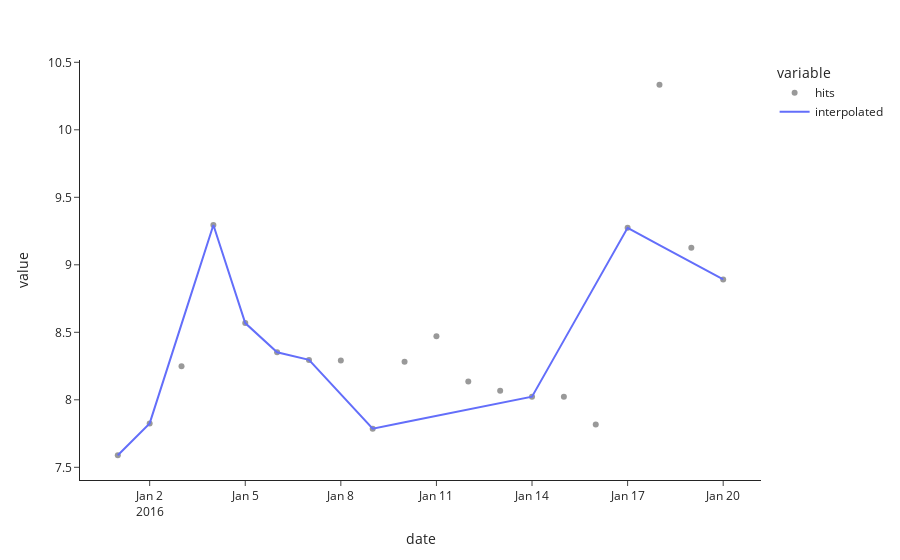

The notebook cell this image was saved under:
### Code cell
gaps = px.scatter(df_manning_sample['hits'], template='simple_white', opacity=0.8, 
                  color_discrete_sequence=['gray', 'pink'])

interp = px.line(df_interp).data[0]
interp.name = 'interpolated'

gaps.add_trace(interp)

### Figure 1 — Plotly figure (JSON) as saved in the notebook; plotly's stock layout.template omitted (floating-point values rounded to 4 significant figures)
{"data": [{"hovertemplate": "variable=hits<br>date=%{x}<br>value=%{y}<extra></extra>", "legendgroup": "hits", "marker": {"color": "gray", "opacity": 0.8, "symbol": "circle"}, "mode": "markers", "name": "hits", "orientation": "v", "showlegend": true, "type": "scatter", "x": ["2016-01-01T00:00:00", "2016-01-02T00:00:00", "2016-01-03T00:00:00", "2016-01-04T00:00:00", "2016-01-05T00:00:00", "2016-01-06T00:00:00", "2016-01-07T00:00:00", "2016-01-08T00:00:00", "2016-01-09T00:00:00", "2016-01-10T00:00:00", "2016-01-11T00:00:00", "2016-01-12T00:00:00", "2016-01-13T00:00:00", "2016-01-14T00:00:00", "2016-01-15T00:00:00", "2016-01-16T00:00:00", "2016-01-17T00:00:00", "2016-01-18T00:00:00", "2016-01-19T00:00:00", "2016-01-20T00:00:00"], "xaxis": "x", "y": [7.589, 7.825, 8.249, 9.295, 8.568, 8.353, 8.296, 8.29, 7.786, 8.282, 8.471, 8.135, 8.067, 8.024, 8.022, 7.817, 9.274, 10.33, 9.126, 8.891], "yaxis": "y"}, {"hovertemplate": "variable=hits<br>date=%{x}<br>value=%{y}<extra></extra>", "legendgroup": "hits", "line": {"color": "#636efa", "dash": "solid"}, "marker": {"symbol": "circle"}, "mode": "lines", "name": "interpolated", "orientation": "v", "showlegend": true, "type": "scatter", "x": ["2016-01-01T00:00:00", "2016-01-02T00:00:00", "2016-01-03T00:00:00", "2016-01-04T00:00:00", "2016-01-05T00:00:00", "2016-01-06T00:00:00", "2016-01-07T00:00:00", "2016-01-08T00:00:00", "2016-01-09T00:00:00", "2016-01-10T00:00:00", "2016-01-11T00:00:00", "2016-01-12T00:00:00", "2016-01-13T00:00:00", "2016-01-14T00:00:00", "2016-01-15T00:00:00", "2016-01-16T00:00:00", "2016-01-17T00:00:00", "2016-01-18T00:00:00", "2016-01-19T00:00:00", "2016-01-20T00:00:00"], "xaxis": "x", "y": [7.589, 7.825, 8.56, 9.295, 8.568, 8.353, 8.296, 8.041, 7.786, 7.833, 7.881, 7.928, 7.976, 8.024, 8.44, 8.857, 9.274, 9.146, 9.019, 8.891], "yaxis": "y"}], "layout": {"autosize": true, "legend": {"title": {"text": "variable"}, "tracegroupgap": 0}, "margin": {"t": 60}, "xaxis": {"anchor": "y", "autorange": true, "domain": [0, 1], "range": ["2015-12-30 19:38:26.5456", "2016-01-21 04:21:33.4544"], "title": {"text": "date"}, "type": "date"}, "yaxis": {"anchor": "x", "autorange": true, "domain": [0, 1], "range": [7.377, 10.55], "title": {"text": "value"}, "type": "linear"}}}
